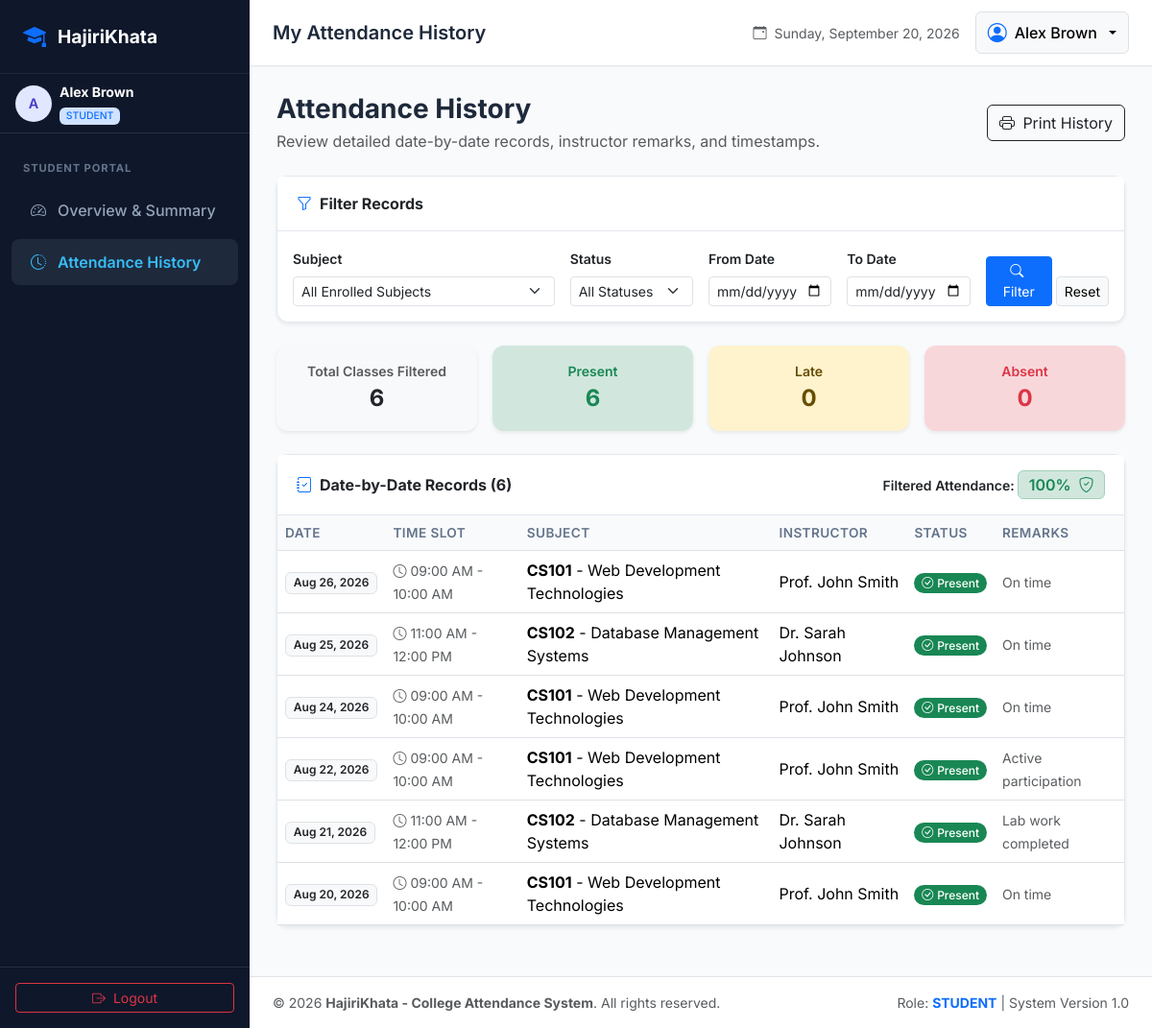
Page /student/history.php (signed in) on the committed database.
### tables this page shows
CREATE TABLE `attendance` (
    `id` INT AUTO_INCREMENT PRIMARY KEY,
    `student_id` INT NOT NULL,
    `subject_id` INT NOT NULL,
    `teacher_id` INT NOT NULL,
    `attendance_date` DATE NOT NULL,
    `time_slot` VARCHAR(50) NOT NULL DEFAULT '09:00 AM - 10:00 AM',
    `status` ENUM('Present', 'Absent', 'Late') NOT NULL DEFAULT 'Present',
    `remarks` VARCHAR(255) NULL,
    `created_at` TIMESTAMP DEFAULT CURRENT_TIMESTAMP,
    `updated_at` TIMESTAMP DEFAULT CURRENT_TIMESTAMP ON UPDATE CURRENT_TIMESTAMP,
    INDEX `idx_date_subject` (`attendance_date`, `subject_id`),
    INDEX `idx_student_subject` (`student_id`, `subject_id`),
    INDEX `idx_teacher_date` (`teacher_id`, `attendance_date`),
    UNIQUE KEY `unique_attendance_entry` (`student_id`, `subject_id`, `attendance_date`, `time_slot`),
    FOREIGN KEY (`student_id`) REFERENCES `users`(`id`) ON DELETE CASCADE,
    FOREIGN KEY (`subject_id`) REFERENCES `subjects`(`id`) ON DELETE CASCADE,
    FOREIGN KEY (`teacher_id`) REFERENCES `users`(`id`) ON DELETE CASCADE
);

CREATE TABLE `subjects` (
    `id` INT AUTO_INCREMENT PRIMARY KEY,
    `subject_code` VARCHAR(20) NOT NULL UNIQUE,
    `subject_name` VARCHAR(100) NOT NULL,
    `department_id` INT NOT NULL,
    `semester_id` INT NOT NULL,
    `credit_hours` INT DEFAULT 3,
    `created_at` TIMESTAMP DEFAULT CURRENT_TIMESTAMP,
    FOREIGN KEY (`department_id`) REFERENCES `departments`(`id`) ON DELETE CASCADE,
    FOREIGN KEY (`semester_id`) REFERENCES `semesters`(`id`) ON DELETE CASCADE
);

CREATE TABLE `users` (
    `id` INT AUTO_INCREMENT PRIMARY KEY,
    `username` VARCHAR(50) NOT NULL UNIQUE,
    `email` VARCHAR(100) NOT NULL UNIQUE,
    `password` VARCHAR(255) NOT NULL,
    `full_name` VARCHAR(100) NOT NULL,
    `role` ENUM('admin', 'teacher', 'student') NOT NULL,
    `department_id` INT NULL,
    `roll_no` VARCHAR(50) NULL UNIQUE,
    `phone` VARCHAR(20) NULL,
    `created_at` TIMESTAMP DEFAULT CURRENT_TIMESTAMP,
    `updated_at` TIMESTAMP DEFAULT CURRENT_TIMESTAMP ON UPDATE CURRENT_TIMESTAMP,
    FOREIGN KEY (`department_id`) REFERENCES `departments`(`id`) ON DELETE SET NULL
);

### student/history.php (the view, shortened to what this page needs)
<?php
require_once __DIR__ . '/../config/db.php';
require_once __DIR__ . '/../includes/helpers.php';
$user = current_user();
$student_id = $user['id'];
$from_date  = clean_input($_GET['from_date'] ?? '');
$to_date    = clean_input($_GET['to_date'] ?? '');
$where = ["a.student_id = :sid"];
$params = [':sid' => $student_id];
$where_clause = implode(" AND ", $where);
try {
    $stmt = $pdo->prepare("
        SELECT
            COUNT(a.id) AS total_marked,
            SUM(CASE WHEN a.status = 'Present' THEN 1 ELSE 0 END) AS present_count,
            SUM(CASE WHEN a.status = 'Late' THEN 1 ELSE 0 END) AS late_count,
            SUM(CASE WHEN a.status = 'Absent' THEN 1 ELSE 0 END) AS absent_count
        FROM attendance a
        WHERE {$where_clause}
    ");
    $stmt->execute($params);
    $stats = $stmt->fetch();
    $total_marked  = (int)($stats['total_marked'] ?? 0);
    $present_count = (int)($stats['present_count'] ?? 0);
    $late_count    = (int)($stats['late_count'] ?? 0);
    $absent_count  = (int)($stats['absent_count'] ?? 0);
    $filter_pct    = calculate_attendance_percentage($present_count, $late_count, $total_marked);
    $stmt = $pdo->prepare("
        SELECT
            a.*,
            s.subject_code,
            s.subject_name,
            t.full_name AS teacher_name
        FROM attendance a
        JOIN subjects s ON a.subject_id = s.id
        JOIN users t ON a.teacher_id = t.id
        WHERE {$where_clause}
        ORDER BY a.attendance_date DESC, a.created_at DESC
    ");
    $stmt->execute($params);
    $attendance_records = $stmt->fetchAll();
} catch (PDOException $e) {
    set_flash("Error loading attendance history: " . $e->getMessage(), "danger");
    $attendance_records = [];
    $total_marked = $present_count = $late_count = $absent_count = $filter_pct = 0;
}
require_once __DIR__ . '/../includes/header.php';
?>
<div class="container-fluid px-0">
    <div class="d-flex flex-column flex-md-row justify-content-between align-items-md-center mb-4 gap-3 no-print">
        <div>
            <h3 class="fw-bold text-slate-900 mb-1">Attendance History</h3>
            <p class="text-muted mb-0">Review detailed date-by-date records, instructor remarks, and timestamps.</p>
        </div>
        <button type="button" class="btn btn-outline-dark" onclick="window.print()">
            <i class="bi bi-printer me-1"></i> Print History
        </button>
    </div>
    <div class="card shadow-sm mb-4 no-print">
        <div class="card-header bg-white fw-bold">
            <i class="bi bi-funnel text-primary me-2"></i>Filter Records
        </div>
        <div class="card-body">
            <form action="history.php" method="GET" class="row g-3">
                <div class="col-md-4">
                    <label class="form-label small fw-semibold">Subject</label>
                    <select name="subject_id" class="form-select form-select-sm">
                        <option value="">All Enrolled Subjects</option>
                    </select>
                </div>
                <div class="col-md-2">
                    <label class="form-label small fw-semibold">Status</label>
                    <select name="status" class="form-select form-select-sm">
                        <option value="">All Statuses</option>
                    </select>
                </div>
                <div class="col-md-2">
                    <label class="form-label small fw-semibold">From Date</label>
                    <input type="date" name="from_date" class="form-control form-control-sm" value="<?= e($from_date) ?>">
                </div>
                <div class="col-md-2">
                    <label class="form-label small fw-semibold">To Date</label>
                    <input type="date" name="to_date" class="form-control form-control-sm" value="<?= e($to_date) ?>">
                </div>
                <div class="col-md-2 d-flex align-items-end gap-1">
                    <button type="submit" class="btn btn-primary btn-sm flex-grow-1">
                        <i class="bi bi-search me-1"></i> Filter
                    </button>
                    <a href="history.php" class="btn btn-light btn-sm border">Reset</a>
                </div>
            </form>
        </div>
    </div>
    <div class="row g-3 mb-4">
        <div class="col-6 col-md-3">
            <div class="card p-3 bg-light border-0 shadow-sm text-center">
                <span class="text-muted small fw-semibold">Total Classes Filtered</span>
                <h4 class="fw-bold my-1"><?= $total_marked ?></h4>
            </div>
        </div>
        <div class="col-6 col-md-3">
            <div class="card p-3 bg-success-subtle border-0 shadow-sm text-center">
                <span class="text-success small fw-semibold">Present</span>
                <h4 class="fw-bold my-1 text-success"><?= $present_count ?></h4>
            </div>
        </div>
        <div class="col-6 col-md-3">
            <div class="card p-3 bg-warning-subtle border-0 shadow-sm text-center">
                <span class="text-warning-emphasis small fw-semibold">Late</span>
                <h4 class="fw-bold my-1 text-warning-emphasis"><?= $late_count ?></h4>
            </div>
        </div>
        <div class="col-6 col-md-3">
            <div class="card p-3 bg-danger-subtle border-0 shadow-sm text-center">
                <span class="text-danger small fw-semibold">Absent</span>
                <h4 class="fw-bold my-1 text-danger"><?= $absent_count ?></h4>
            </div>
        </div>
    </div>
    <div class="card shadow-sm mb-4">
        <div class="card-header bg-white d-flex justify-content-between align-items-center">
            <span class="fw-bold text-slate-800"><i class="bi bi-journal-check text-primary me-2"></i>Date-by-Date Records (<?= count($attendance_records) ?>)</span>
            <?php if ($total_marked > 0): ?>
                <span class="small fw-semibold">Filtered Attendance: <?= get_percentage_badge($filter_pct) ?></span>
            <?php endif; ?>
        </div>
        <div class="card-body p-0">
            <div class="table-responsive">
                <table class="table table-hover align-middle mb-0">
                    <thead>
                        <tr>
                            <th>Date</th>
                            <th>Time Slot</th>
                            <th>Subject</th>
                            <th>Instructor</th>
                            <th>Status</th>
                            <th>Remarks</th>
                        </tr>
                    </thead>
                    <tbody>
                        <?php if (empty($attendance_records)): ?>
                            <tr>
                                <td colspan="6" class="text-center py-4 text-muted">No attendance entries found for the selected filter parameters.</td>
                            </tr>
                        <?php else: ?>
                            <?php foreach ($attendance_records as $rec): ?>
                                <tr>
                                    <td><span class="badge bg-light text-dark border fw-semibold"><?= format_date($rec['attendance_date']) ?></span></td>
                                    <td><small class="text-muted"><i class="bi bi-clock me-1"></i><?= e($rec['time_slot']) ?></small></td>
                                    <td>
                                        <strong><?= e($rec['subject_code']) ?></strong> - <?= e($rec['subject_name']) ?>
                                    </td>
                                    <td><?= e($rec['teacher_name']) ?></td>
                                    <td><?= get_status_badge($rec['status']) ?></td>
                                    <td><small class="text-muted"><?= e($rec['remarks'] ?? '-') ?></small></td>
                                </tr>
                            <?php endforeach; ?>
                        <?php endif; ?>
                    </tbody>
                </table>
            </div>
        </div>
    </div>
</div>
<?php require_once __DIR__ . '/../includes/footer.php'; ?>

### includes/helpers.php (shortened to what this page needs)
<?php
function e($value): string {
    return htmlspecialchars((string)($value ?? ''), ENT_QUOTES, 'UTF-8');
}
function clean_input($data): string {
    $data = trim((string)$data);
    $data = stripslashes($data);
    return $data;
}
function calculate_attendance_percentage(int $present, int $late, int $total): float {
    $attended = $present + $late;
    return round(($attended / $total) * 100, 2);
}
function get_status_badge(string $status): string {
    return match (strtolower(trim($status))) {
        'present' => '<span class="badge bg-success px-2.5 py-1.5 rounded-pill"><i class="bi bi-check-circle me-1"></i>Present</span>',
        'absent'  => '<span class="badge bg-danger px-2.5 py-1.5 rounded-pill"><i class="bi bi-x-circle me-1"></i>Absent</span>',
        'late'    => '<span class="badge bg-warning text-dark px-2.5 py-1.5 rounded-pill"><i class="bi bi-clock-history me-1"></i>Late</span>',
        default   => '<span class="badge bg-secondary px-2.5 py-1.5 rounded-pill">' . e($status) . '</span>'
    };
}
function get_percentage_badge(float $percentage, float $threshold = ATTENDANCE_THRESHOLD): string {
    if ($percentage >= 80.0) {
        return '<span class="badge bg-success-subtle text-success border border-success-subtle px-2.5 py-1.5 fs-6 fw-semibold">' . $percentage . '% <i class="bi bi-shield-check ms-1"></i></span>';
    } elseif ($percentage >= $threshold) {
        return '<span class="badge bg-warning-subtle text-warning-emphasis border border-warning-subtle px-2.5 py-1.5 fs-6 fw-semibold">' . $percentage . '% <i class="bi bi-exclamation-triangle ms-1"></i></span>';
    } else {
        return '<span class="badge bg-danger-subtle text-danger border border-danger-subtle px-2.5 py-1.5 fs-6 fw-semibold">' . $percentage . '% <i class="bi bi-exclamation-octagon-fill ms-1"></i> (Shortage)</span>';
    }
}
function format_date(?string $date, string $format = 'M d, Y'): string {
    $timestamp = strtotime($date);
    return $timestamp ? date($format, $timestamp) : 'N/A';
}

### assets/css/style.css (style rules this page uses)
:root { --primary-color: #3b82f6; --primary-hover: #2563eb; --sidebar-bg: #0f172a; --sidebar-color: #94a3b8; --sidebar-active-bg: #1e293b; --sidebar-active-text: #38bdf8; --sidebar-width: 260px; --card-shadow: 0 4px 6px -1px rgba(0, 0, 0, 0.07), 0 2px 4px -2px rgba(0, 0, 0, 0.05); --card-shadow-hover: 0 10px 15px -3px rgba(0, 0, 0, 0.1), 0 4px 6px -4px rgba(0, 0, 0, 0.05); --present-color: #10b981; --absent-color: #ef4444; --late-color: #f59e0b; }
body { font-family: 'Inter', system-ui, -apple-system, BlinkMacSystemFont, 'Segoe UI', Roboto, Oxygen, Ubuntu, Cantarell, sans-serif; background-color: #f8fafc; color: #1e293b; min-height: 100vh; }
.card { border: 1px solid #e2e8f0; border-radius: 0.75rem; box-shadow: var(--card-shadow); }
.card-header { background-color: #ffffff; border-bottom: 1px solid #e2e8f0; padding: 1rem 1.25rem; font-weight: 600; }
.table th { font-weight: 600; font-size: 0.85rem; text-transform: uppercase; letter-spacing: 0.03em; color: #64748b; background-color: #f8fafc; border-bottom-width: 1px; }
.badge { font-weight: 500; }

### rows in the picture
attendance: attendance_date "Aug 26, 2026", time_slot "09:00 AM - 10:00 AM", subject.subject_code "CS101", subject.subject_name "Web Development Technologies", teacher.full_name "Prof. John Smith", status "Present", remarks "On time"
attendance: attendance_date "Aug 25, 2026", time_slot "11:00 AM - 12:00 PM", subject.subject_code "CS102", subject.subject_name "Database Management Systems", teacher.full_name "Dr. Sarah Johnson", status "Present", remarks "On time"
attendance: attendance_date "Aug 24, 2026", time_slot "09:00 AM - 10:00 AM", subject.subject_code "CS101", subject.subject_name "Web Development Technologies", teacher.full_name "Prof. John Smith", status "Present", remarks "On time"
attendance: attendance_date "Aug 22, 2026", time_slot "09:00 AM - 10:00 AM", subject.subject_code "CS101", subject.subject_name "Web Development Technologies", teacher.full_name "Prof. John Smith", status "Present", remarks "Active participation"
attendance: attendance_date "Aug 21, 2026", time_slot "11:00 AM - 12:00 PM", subject.subject_code "CS102", subject.subject_name "Database Management Systems", teacher.full_name "Dr. Sarah Johnson", status "Present", remarks "Lab work completed"
attendance: attendance_date "Aug 20, 2026", time_slot "09:00 AM - 10:00 AM", subject.subject_code "CS101", subject.subject_name "Web Development Technologies", teacher.full_name "Prof. John Smith", status "Present", remarks "On time"

### other values in the picture
substr($user['full_name'] ?? 'U', 0, 1) "A"
$user['full_name'] "Alex Brown"
$user['role'] "STUDENT"
$page_title "My Attendance History"
$total_marked "6"
$present_count "6"
$late_count "0"
$absent_count "0"
count($attendance_records) "6"
$percentage "100"
APP_NAME "HajiriKhata - College Attendance System"
$role "STUDENT"
